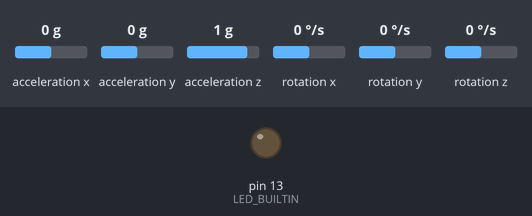
Bench run of a sketch on a simulated Arduino Uno, built with avr-gcc and run on an emulated ATmega328P. On the bench: output pins drawn as LEDs (lit = HIGH). Inputs (shaded band) come from the test bench; at power-on: acceleration z 1 g, acceleration x 0 g, acceleration y 0 g, rotation x 0 °/s, rotation y 0 °/s, rotation z 0 °/s. What the sketch prints to the serial monitor is not drawn.

Above: at 0.5 s.
0.9 s: acceleration z set to 0.8 g
At 1.1 s:
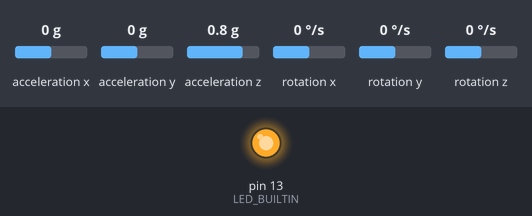
Timing chart, 0 to 3.9 s (numbered marks = the images above; inputs shaded):
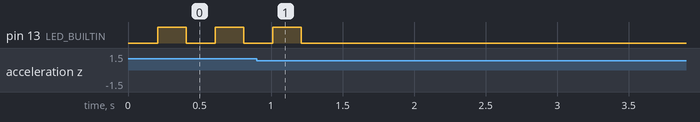

Measured:
- the behaviour switches between 1 and 0.9 g on acceleration z (found by bisection; images 0 and 1)
- after the input at 0.9 s, pin 13 (LED_BUILTIN): goes on until 1.2 s, then stays LOW

The sketch:

MPU6050_ACC2CSV.ino
```cpp
//
// using MPU6050 to record acc for motion recognition
//
#include "I2Cdev.h"
#include "Wire.h"
#include <MPU6050.h>

MPU6050 imu;
float ax, ay, az;
int16_t accX, accY, accZ;

float sumX=0;
float sumY=0;
float sumZ=0;
float offsetX=0;
float offsetY=0;
float offsetZ=0;

#define sampleTime 50 // 50ms = 20Hz
#define periodTime 1500 // 1500ms
long loopTime, lastTime;
int samples = periodTime / sampleTime; // 1500/50 = 30 samples
int counts;
bool sampleEn = false;

enum Ascale {
  AFS_2G = 0,
  AFS_4G,
  AFS_8G,
  AFS_16G
};

int Ascale = AFS_2G;
float aRes; // scale resolutions per LSB for the sensors

void getAres() {
  switch (Ascale)
  {
   // Possible accelerometer scales (and their register bit settings) are:
  // 2 Gs (00), 4 Gs (01), 8 Gs (10), and 16 Gs  (11).
        // Here's a bit of an algorith to calculate DPS/(ADC tick) based on that 2-bit value:
    case AFS_2G:
          aRes = 2.0/32768.0;
          break;
    case AFS_4G:
          aRes = 4.0/32768.0;
          break;
    case AFS_8G:
          aRes = 8.0/32768.0;
          break;
    case AFS_16G:
          aRes = 16.0/32768.0;
          break;
  }
}

void getAcc() {
    imu.getAcceleration(&accX, &accY, &accZ);
    getAres();
    ax = (float)accX * aRes -offsetX;  // get actual g value, this depends on scale being set
    ay = (float)accY * aRes -offsetY;
    az = (float)accZ * aRes -offsetZ;
}

void setup() {
  Serial.begin(115200);
  Wire.begin(); // default I2C clock is 100KHz
  pinMode(LED_BUILTIN, OUTPUT);

  // initialize IMU
  Serial.println("Initializing IMU...");
  imu.initialize();

  // verify connection
  Serial.println(imu.testConnection() ? F("MPU6050 connection successful") : F("MPU6050 connection failed"));

  // calibration
  for (int i=0; i<100; i++){
    getAcc();
    sumX += ax;
    sumY += ay;
    sumZ += az;
  }
  offsetX = sumX/100;
  offsetY = sumY/100;
  offsetZ = sumZ/100;
  Serial.print("Offset: ");
  Serial.print(offsetX); Serial.print("\t");
  Serial.print(offsetY); Serial.print("\t");
  Serial.print(offsetZ); Serial.println();

  // pick up IMU to start sampling
  while(!sampleEn) {
    digitalWrite(LED_BUILTIN, HIGH);
    delay(200);
    getAcc();
    if (abs(az)>0.1) sampleEn=true;
    digitalWrite(LED_BUILTIN, LOW);
    delay(200);
  }

  lastTime = millis();
}

void loop() {
    loopTime = millis() - lastTime;
    if (loopTime >= sampleTime) {
      getAcc();
      lastTime = millis();
      Serial.print(ax); Serial.print(",");
      Serial.print(ay); Serial.print(",");
      Serial.print(az); Serial.println();
      counts++;
    }
    if (counts>=samples) {
      counts=0;
      Serial.println(); Serial.println(); Serial.println();
    }
}
```
